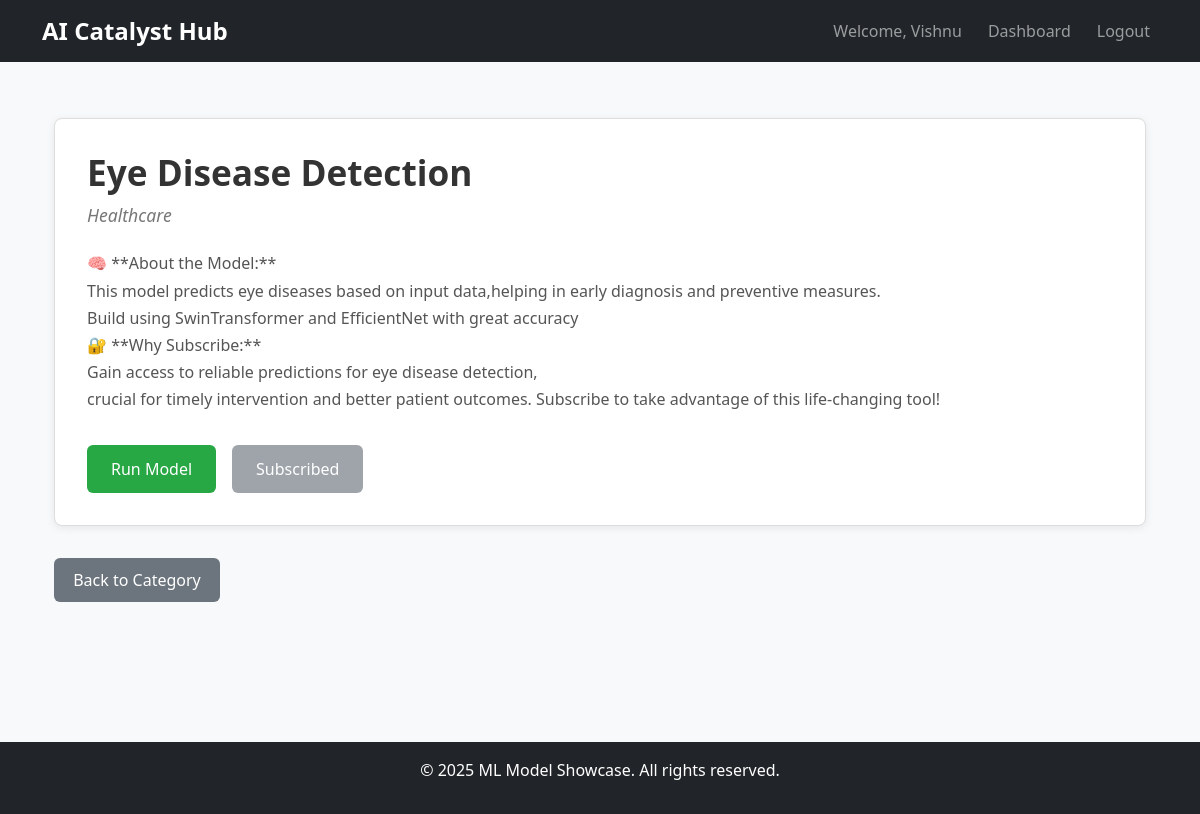
The page /model/healthcare_eye (signed in) on the database its author committed.
### tables this page shows
CREATE TABLE users
                 (id INTEGER PRIMARY KEY AUTOINCREMENT,
                 username TEXT UNIQUE NOT NULL,
                 password TEXT NOT NULL,
                 login_count INTEGER DEFAULT 0);

CREATE TABLE models
                 (id TEXT PRIMARY KEY,
                  category TEXT NOT NULL,
                  name TEXT NOT NULL,
                  render_url TEXT NOT NULL,
                  description TEXT);

### app.py (the view)
@app.route('/model/<model_id>')
@login_required
def model(model_id):
    conn = get_db_connection()
    model = conn.execute(
        'SELECT * FROM models WHERE id = ?',
        (model_id,)
    ).fetchone()
    conn.close()
    if not model:
        flash('Model not found', 'danger')
        return redirect(url_for('dashboard'))
    conn = get_db_connection()
    has_subscription = conn.execute(
        'SELECT 1 FROM subscriptions WHERE user_id = ? AND model_id = ?',
        (session['user_id'], model_id)
    ).fetchone() is not None
    login_count = conn.execute(
        'SELECT login_count FROM users WHERE id = ?',
        (session['user_id'],)
    ).fetchone()['login_count']
    conn.close()
    return render_template('model.html',
                         model=model,
                         has_subscription=has_subscription,
                         login_count=login_count)

### app.py (called while the page is built)
def get_db_connection():
    conn = sqlite3.connect('models.db')
    conn.row_factory = sqlite3.Row
    return conn

def login_required(f):
    @wraps(f)
    def decorated_function(*args, **kwargs):
        if 'user_id' not in session:
            flash('Please log in to access this page.', 'danger')
            return redirect(url_for('login'))
        return f(*args, **kwargs)
    return decorated_function

### templates/model.html (shortened to what this page needs)
{% extends "base.html" %}
{% block content %}
<link rel="stylesheet" href="https://cdn.jsdelivr.net/npm/bootstrap-icons@1.11.9/font/bootstrap-icons.min.css">
<div class="container model-container">
    <div class="card model-card">
        <div class="card-body model-body">
            <h2 class="model-title">{{ model['name'] }}</h2>
            <h6 class="model-subtitle">{{ model['category'].title() }}</h6>
            <p class="model-description">{{ model['description'] }}</p>
            <div class="action-buttons">
                <a href="{{ url_for('run_model', model_id=model['id']) }}"
                   class="btn btn-primary run-button"
                   target="_blank"
                   {% if not has_subscription and login_count > 3 %}disabled{% endif %}>
                    Run Model
                </a>
                {% if not has_subscription %}
                    <form method="POST" action="{{ url_for('subscribe', model_id=model['id']) }}">
                        <button type="submit" class="btn btn-success subscribe-button">
                            Subscribe ($10/month)
                        </button>
                    </form>
                {% else %}
                    <button class="btn btn-secondary subscribed-button" disabled>
                        Subscribed
                    </button>
                {% endif %}
            </div>
        </div>
    </div>
    <a href="{{ url_for('category', category_name=model['category']) }}"
       class="back-button">
        Back to Category
    </a>
</div>
{% endblock %}

### templates/base.html (shortened to what this page needs)
<!DOCTYPE html>
<html lang="en">
<head>
    <link href="https://cdn.jsdelivr.net/npm/bootstrap@5.3.0/dist/css/bootstrap.min.css" rel="stylesheet">
</head>
<body>
    <nav class="navbar navbar-expand-lg navbar-dark bg-dark">
        <div class="container">
            <a class="navbar-brand" href="{{ url_for('home') }}"> AI Catalyst Hub</a>
            <div class="navbar-nav ms-auto">
                {% if 'user_id' in session %}
                    <span class="nav-item nav-link">Welcome, {{ session['username'] }}</span>
                    <a class="nav-item nav-link" href="{{ url_for('dashboard') }}">Dashboard</a>
                    <a class="nav-item nav-link" href="{{ url_for('logout') }}">Logout</a>
                {% else %}
                    <a class="nav-item nav-link" href="{{ url_for('login') }}">Login</a>
                    <a class="nav-item nav-link" href="{{ url_for('signup') }}">Sign Up</a>
                {% endif %}
            </div>
        </div>
    </nav>
    <div class="container content-container py-4">
        {% block content %}{% endblock %}
    </div>
    <footer class="bg-dark text-white text-center py-3 footer">
        <div class="container">
            <p>&copy; 2025 ML Model Showcase. All rights reserved.</p>
        </div>
    </footer>
</body>
</html>

### templates/base.html (style rules this page uses)
body { background-color: #f8f9fa; }
.content-container { min-height: calc(100vh - 120px); }
.model-card { transition: transform 0.2s; }
.navbar-brand { font-weight: bold; font-size: 1.5rem; }
.navbar-nav .nav-link { margin-left: 10px; }
.footer { position: sticky; bottom: 0; width: 100%; }

### templates/model.html (style rules this page uses)
.model-container { margin-top: 2rem; }
.model-card { border: 1px solid #ddd; border-radius: 8px; box-shadow: 0 2px 8px rgba(0, 0, 0, 0.08); overflow: hidden; }
.model-body { padding: 2rem; }
.model-title { font-size: 2.2rem; font-weight: 600; color: #333; margin-bottom: 0.75rem; }
.model-subtitle { color: #777; font-size: 1.1rem; margin-bottom: 1.5rem; font-style: italic; }
.model-description { font-size: 1rem; line-height: 1.7; color: #555; margin-bottom: 2rem; white-space: pre-line; }
.action-buttons { display: flex; gap: 1rem; margin-top: 2rem; }
.run-button { background-color: #28a745; color: white; border: none; padding: 0.75rem 1.5rem; border-radius: 6px; cursor: pointer; font-size: 1rem; transition: background-color 0.3s ease; }
.subscribed-button { background-color: #6c757d; color: white; border: none; padding: 0.75rem 1.5rem; border-radius: 6px; font-size: 1rem; cursor: not-allowed; }
.back-button { display: inline-block; margin-top: 2rem; padding: 0.6rem 1.2rem; background-color: #6c757d; color: white; border: none; border-radius: 6px; text-decoration: none; font-size: 1rem; transition: background-color 0.3s ease; }

### rows shown on the page
users: username "Vishnu"
models: name "Eye Disease Detection", category "Healthcare", description "🧠 **About the Model:** This model predicts eye diseases based on input data,helping in early diagnosis and preventive measures. Build using SwinTransformer and EfficientNet with great accuracy 🔐 **Why Subscribe:** Gain access to reliable predictions for eye disease detection, crucial for timely intervention and better patient outcomes. Subscribe to take advantage of this life-changing tool!"
